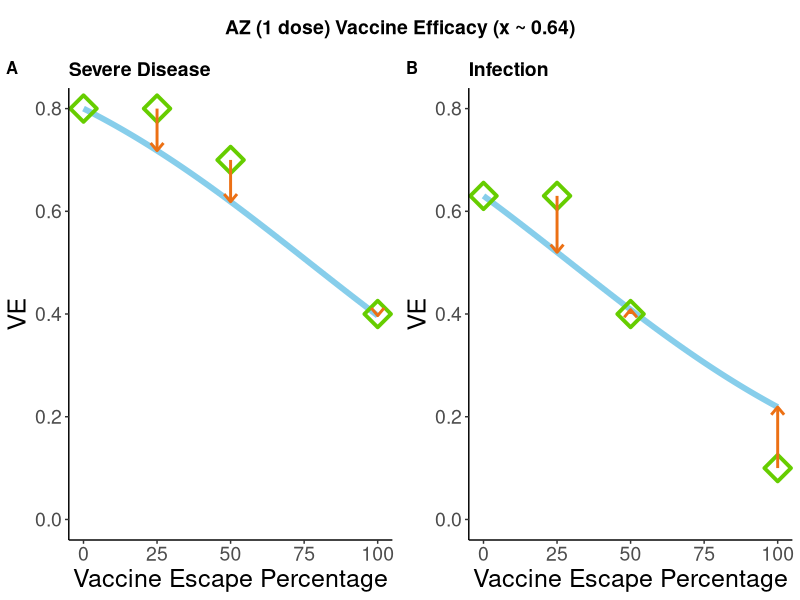

Source code (R):
#Plot the OR (Vaccine Efficacy Odds) efficacy/(1-efficacy)

#SPECIFICALLY,
#we minimise the error at the central (50%), pessimistic(100%), and optimistic (25%) mark.

rm(list=ls())

require(tidyverse)

#The Problem:
#We have data: y0, y25, y50, y75 that we want to scale like so:

#y0*x = y25
#y0*(x^2) = y50
#y0*(x^3) = y75

#No x will fit perfectly, but what's the best we can do?

#----------------------------

#Build y vectors, one for AZ, one for PF, one for infectiousness combined

#AZ ones correspond all to 1 dose: VE against  (i) severe disease, (ii) infection
y0_AZ <- c(0.8/(1-0.8), 0.63/(1-0.63) )

y25_AZ <- c(0.8/(1-0.8), 0.63/(1-0.63))
y50_AZ <- c(0.7/(1-0.7), 0.4/(1-0.4))
y75_AZ <- c(0.4/(1-0.4), 0.1/(1-0.1))
y100_AZ <- y75_AZ


#-----------------------------------------



#So new scenario, we consider negative as 100%, and we cap it out at risk of 1 (100%)

error_x_AZ <- function(x) {
  
  #Allocate memory:
  y25_estimate_AZ <- c(0,0)
  y50_estimate_AZ <- c(0,0)
  y100_estimate_AZ <- c(0,0)
  
  y25_estimate_AZ <-  (x)*y0_AZ
  y50_estimate_AZ <-  (x^2)*y0_AZ
  y100_estimate_AZ <- (x^4)*y0_AZ
  
  y25_estimate_AZ_probability <- y25_estimate_AZ/(y25_estimate_AZ+1)
  y25_AZ_probability <- y25_AZ/(y25_AZ+1)
  
  y50_estimate_AZ_probability <- y50_estimate_AZ/(y50_estimate_AZ+1)
  y50_AZ_probability <- y50_AZ/(y50_AZ+1)
  
  y100_estimate_AZ_probability <- y100_estimate_AZ/(y100_estimate_AZ+1)
  y100_AZ_probability <- y100_AZ/(y100_AZ+1)
  
  
  error_amt <- (sum((abs(y50_estimate_AZ_probability - y50_AZ_probability))^2  )  +  sum(  (abs(y100_estimate_AZ_probability - y100_AZ_probability))^2  )  +  sum(  (abs(y25_estimate_AZ_probability - y25_AZ_probability))^2)   )
  return(error_amt)
}


optim_AZ <- optimize(error_x_AZ, interval = c(0,4))
optim_x_AZ <- optim_AZ$minimum
optim_x_AZ_error <- optim_AZ$objective


#Okay, now we want to plot it
######
#AZ
######

percent_mark <- seq(0,100, length.out = 101)

# Severe Disease

sev_disease_efficacy <- (0.8/(1-0.8))*(optim_x_AZ^(percent_mark/25))
#Convert back to probability:
sev_disease_efficacy <- sev_disease_efficacy/(sev_disease_efficacy+1)

Table_Data <- data.frame(percent_mark = c(0, 25, 50, 100), sev_disease_efficacy = c(0.8, 0.8, 0.7, 0.4))
Mapped_Data <- data.frame(percent_mark = percent_mark, sev_disease_efficacy = sev_disease_efficacy)

ggplot(data=Mapped_Data, aes(x=percent_mark, y=sev_disease_efficacy, group=1)) +
  geom_line(color="skyblue", size = 2) +
  geom_point(data = Table_Data, color = 'chartreuse3', shape = 5, size = 5, stroke = 2)+
  labs(title="Severe Disease",
       x ="Vaccine Escape Percentage", y = "VE") +
  geom_path(data = data.frame(percent_mark = c(50, 50), sev_disease_efficacy = c(0.7, sev_disease_efficacy[51]) ),
            size = 1, colour = "#EC7014",
            arrow = arrow(type = "open", angle = 40, length = unit(0.1, "inches")) 
  )+
  geom_path(data = data.frame(percent_mark = c(25, 25), sev_disease_efficacy = c(0.8, sev_disease_efficacy[26]) ),
            size = 1, colour = "#EC7014",
            arrow = arrow(type = "open", angle = 40, length = unit(0.1, "inches")) 
  )+
  geom_path(data = data.frame(percent_mark = c(100, 100), sev_disease_efficacy = c(0.4, sev_disease_efficacy[101]) ),
            size = 1, colour = "#EC7014",
            arrow = arrow(type = "open", angle = 40, length = unit(0.1, "inches")) 
  )+ylim(0,0.8)+
  theme_classic() +
  theme(
    plot.title = element_text( size=14, face="bold"),
    axis.title.x = element_text(size=18),
    axis.title.y = element_text(size=18),
    axis.text = element_text(size=14)
  )  ->  AZ_sev_dis_50_fit


# Infection

infection_efficacy <- (0.63/(1-0.63))*(optim_x_AZ^(percent_mark/25))
#Convert back to probability:
infection_efficacy <- infection_efficacy/(infection_efficacy+1)

Table_Data <- data.frame(percent_mark = c(0, 25, 50, 100), infection_efficacy = c(0.63, 0.63, 0.4, 0.1))
Mapped_Data <- data.frame(percent_mark = percent_mark, infection_efficacy = infection_efficacy)

ggplot(data=Mapped_Data, aes(x=percent_mark, y=infection_efficacy, group=1)) +
  geom_line(color="skyblue", size = 2) +
  geom_point(data = Table_Data, color = 'chartreuse3', shape = 5, size = 5, stroke = 2)+
  labs(title="Infection",
       x ="Vaccine Escape Percentage", y = "VE") +
  geom_path(data = data.frame(percent_mark = c(50, 50), infection_efficacy = c(0.4, infection_efficacy[51]) ),
            size = 1, colour = "#EC7014",
            arrow = arrow(type = "open", angle = 40, length = unit(0.1, "inches")) 
  )+
  geom_path(data = data.frame(percent_mark = c(25, 25), infection_efficacy = c(0.63, infection_efficacy[26]) ),
            size = 1, colour = "#EC7014",
            arrow = arrow(type = "open", angle = 40, length = unit(0.1, "inches")) 
  )+
  geom_path(data = data.frame(percent_mark = c(100, 100), infection_efficacy = c(0.1, infection_efficacy[101]) ),
            size = 1, colour = "#EC7014",
            arrow = arrow(type = "open", angle = 40, length = unit(0.1, "inches")) 
  )+ylim(0,0.8)+
  theme_classic() +
  theme(
    plot.title = element_text( size=14, face="bold"),
    axis.title.x = element_text(size=18),
    axis.title.y = element_text(size=18),
    axis.text = element_text(size=14)
  ) ->  AZ_infection_50_fit


require(cowplot)
plot_grid(AZ_sev_dis_50_fit, AZ_infection_50_fit, labels = c('A', 'B'), label_size = 12) -> p

#Make a title
title <- ggdraw() + draw_label("AZ (1 dose) Vaccine Efficacy (x ~ 0.64)", fontface='bold')
#Add title:
plot_grid(title, p, ncol=1, rel_heights=c(0.1, 1)) #-> plot1 # rel_heights values control title margins


#plot_grid(plot1, plot2, ncol = 1)

#======================================================================
#Now I want to calculate efficacy against hospitalisation given symptomatic for AZ (1 dose)

e_I <- (0.63/(1-0.63))*(optim_x_AZ^(percent_mark/25))
e_I <- e_I/(e_I+1)

e_H <- (0.8/(1-0.8))*(optim_x_AZ^(percent_mark/25))
e_H <- e_H/(e_H+1)

#Note, e_S was not used in fitting optim_x
e_S <- (0.63/(1-0.63))*(optim_x_AZ^(percent_mark/25))
e_S <- e_S/(e_S+1)

e_S_cond_I <- (e_S - e_I)/(1-e_I)

e_H_cond_I <- (e_H - e_S)/((1-e_I)*(1-e_S_cond_I))

e_Data <- data.frame(percent_mark = percent_mark, e_H_cond_I = e_H_cond_I)


ggplot(data=e_Data, aes(x=percent_mark, y=e_H_cond_I, group=1)) +
  geom_line(color="skyblue", size = 2) +
  labs(title="AZ (1 dose)",
       x ="Vaccine Escape Percentage", y = "e_Hosp | Sympt") +
  ylim(0,0.6)+
  theme_classic() +
  theme(
    plot.title = element_text( size=14, face="bold"),
    axis.title.x = element_text(size=18),
    axis.title.y = element_text(size=18),
    axis.text = element_text(size=14)
  )  -> AZ1_plot




